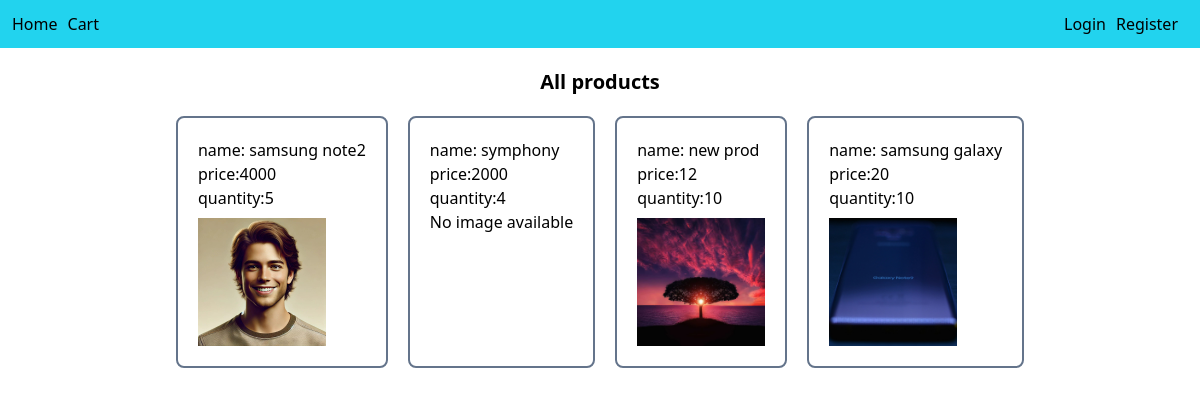
The app's page /, older data.
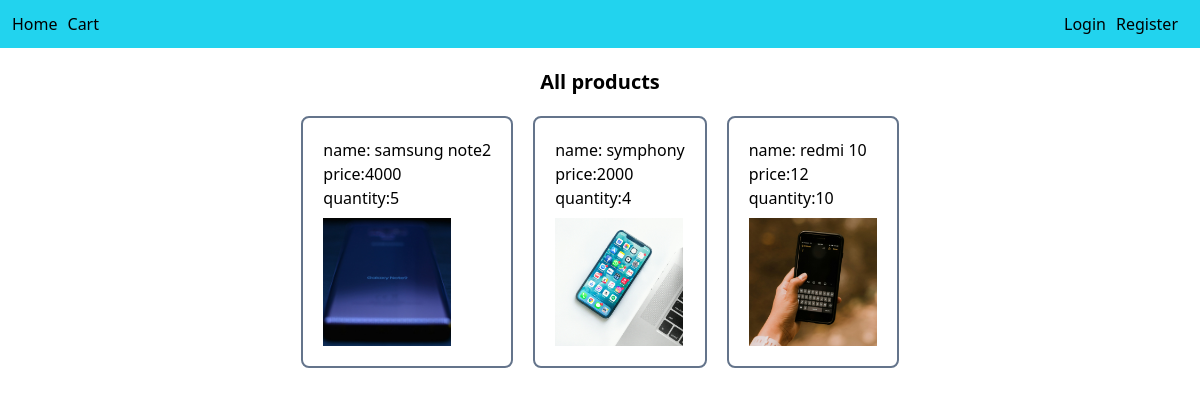
The same page, newer data.
### main/models.py (models this page shows)
class Product(models.Model):
    name=models.CharField(max_length=100)
    price=models.IntegerField()
    quantity=models.IntegerField()
    image=models.FileField(upload_to='uploads/',null=True)

### main/views.py (the view)
# urls.py: path('',views.home, name="home"),
def home(request):
    products=Product.objects.all()
    print(products)
    context={
        'products':products
    }
    return render(request,'main/home.html',context)

### main/templates/main/home.html (shortened to what this page needs)
<!DOCTYPE html>
<html lang="en">
<head>
    {% load static %}
    <link rel="stylesheet" type="text/css" href="{% static 'main/css/styles.css' %}">
    <script src="https://cdn.tailwindcss.com"></script>
</head>
<body>
{% include "main/menu.html" %}
    <div>
        <h2 class="text-center font-semibold text-xl my-5">All products</h2>
      <div class="flex gap-5 justify-center">
        {% for product in products %}
        <div class="border-[2px] border-slate-500 rounded-lg p-5">
             <a href="{% url 'product_details' product.id %}">
            <p>name: {{product.name}}</p>
            <p>price:{{product.price}}</p>
            <p>quantity:{{product.quantity}}</p>
            {% if product.image %}
            <img src="{{ product.image.url }}" alt="{{ product.name }}" class="w-32 h-32 object-cover mt-2">
            {% else %}
                <p>No image available</p>
            {% endif %}
            </a>
        </div>
        {% endfor %}
      </div>
    </div>
</body>
</html>

### main/templates/main/menu.html (shortened to what this page needs)
<header>
    <nav class="bg-cyan-400">
        <ul class="flex items-center p-3 justify-between">
           <div class="flex ">
                <li class="mr-[10px] hover:text-white">
                    <a href=" {% url 'home' %}">Home</a>
                </li>
                <li class="mr-[10px] hover:text-white">
                    <a href="{% url 'view_cart' %}">Cart</a>
                </li>
           </div>
           <div class="flex">
                <li class="mr-[10px] hover:text-white">
                    {% if request.user.is_authenticated %}
                    <div class="flex gap-10 items-center">
                        <p class='text-white text-[14px] font-normal'>welcome {{request.user.username}}</p>
                    <a href="{% url 'logout' %}">logout</a>
                    </div>
                    {% else %}
                    <a href=" {% url 'login' %}">Login</a>
                    {% endif %}
                </li>
                <li class="mr-[10px] hover:text-white">
                    <a href="{% url 'register' %}">Register</a>
                </li>
           </div>
        </ul>
    </nav>
</header>

Row changes from the older to the newer data that the page shows:
removed Product: name "samsung galaxy", price "20", quantity "10", image (picture)
changed Product "samsung note2": image: a different picture
changed Product "symphony": image: picture added; no longer shows "No image available"
changed Product: name "new prod" → "redmi 10"; image: a different picture
